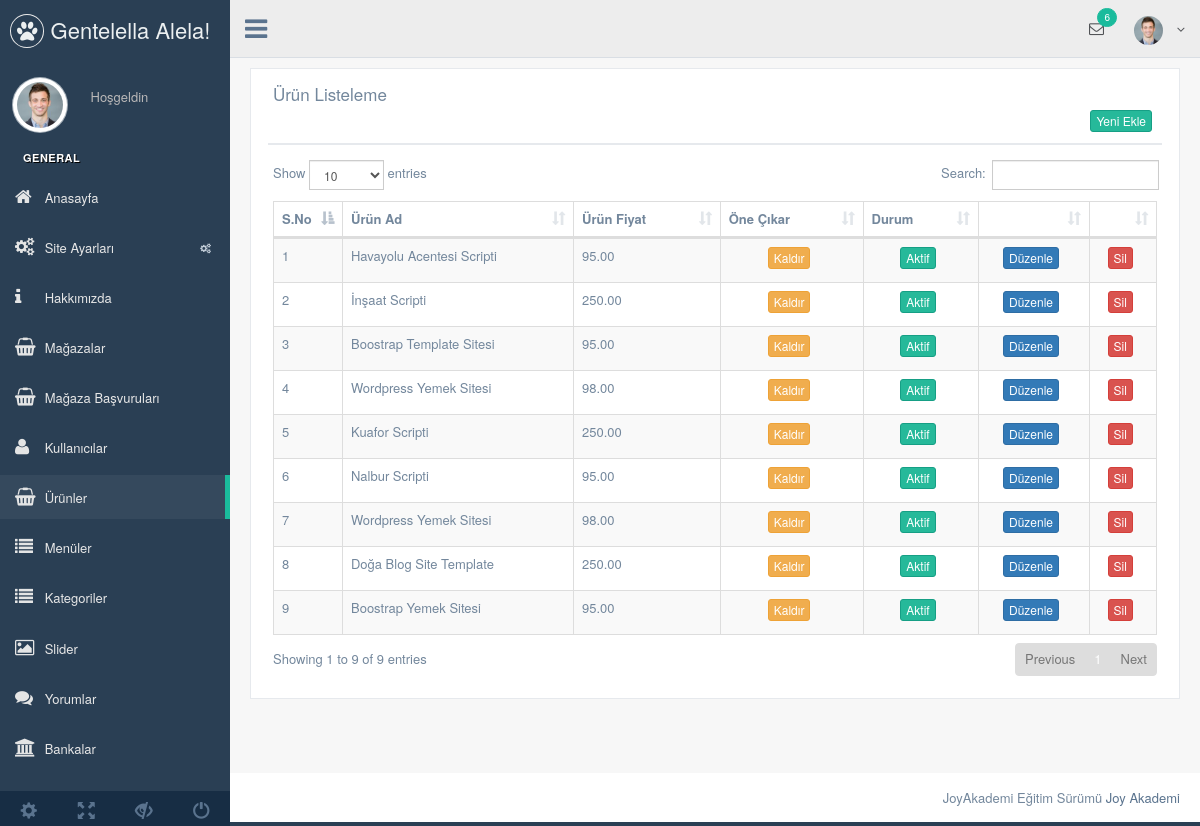
/nedmin/production/urun.php (signed in), run on the app's committed database.
### tables this page shows
CREATE TABLE `urun` (
  `urun_id` int(11) NOT NULL,
  `kullanici_id` int(11) NOT NULL,
  `kategori_id` int(11) NOT NULL,
  `urun_zaman` timestamp NOT NULL DEFAULT CURRENT_TIMESTAMP,
  `urunfoto_resimyol` varchar(250) NOT NULL,
  `urun_ad` varchar(250) NOT NULL,
  `urun_seourl` varchar(250) NOT NULL,
  `urun_detay` text NOT NULL,
  `urun_fiyat` float(9,2) NOT NULL,
  `urun_satis` int(4) NOT NULL DEFAULT '0',
  `urun_video` varchar(50) NOT NULL,
  `urun_keyword` varchar(250) NOT NULL,
  `urun_stok` int(11) NOT NULL,
  `urun_durum` enum('0','1') NOT NULL,
  `urun_onecikar` enum('0','1') NOT NULL DEFAULT '0'
);

### nedmin/production/urun.php (the view, shortened to what this page needs)
<?php
include 'header.php';
$urunsor=$db->prepare("SELECT * FROM urun order by urun_id DESC");
$urunsor->execute();
?>
<div class="right_col" role="main">
  <div class="">
    <div class="row">
      <div class="col-md-12 col-sm-12 col-xs-12">
        <div class="x_panel">
          <div class="x_title">
            <h2>Ürün Listeleme </h2>
            <div class="clearfix"></div>
            <div align="right">
              <a href="urun-ekle.php"><button class="btn btn-success btn-xs"> Yeni Ekle</button></a>
            </div>
          </div>
          <div class="x_content">
            <table id="datatable-responsive" class="table table-striped table-bordered dt-responsive nowrap" cellspacing="0" width="100%">
              <thead>
                <tr>
                  <th>S.No</th>
                  <th>Ürün Ad</th>
                  <th>Ürün Fiyat</th>
                  <th>Öne Çıkar</th>
                  <th>Durum</th>
                  <th></th>
                  <th></th>
                </tr>
              </thead>
              <tbody>
                <?php
                $say=0;
                while($uruncek=$urunsor->fetch(PDO::FETCH_ASSOC)) { $say++?>
                <tr>
                 <td width="20"><?php echo $say ?></td>
                 <td><?php echo $uruncek['urun_ad'] ?></td>
                 <td><?php echo $uruncek['urun_fiyat'] ?></td>
                 <td><center><?php
                 if ($uruncek['urun_onecikar']==0) {?>
                 <a href="../netting/islem.php?urun_id=<?php echo $uruncek['urun_id'] ?>&urun_one=1&urun_onecikar=ok"><button class="btn btn-success btn-xs">Ön Çıkar</button></a>
                 <?php } elseif ($uruncek['urun_onecikar']==1) {?>
                 <a href="../netting/islem.php?urun_id=<?php echo $uruncek['urun_id'] ?>&urun_one=0&urun_onecikar=ok"><button class="btn btn-warning btn-xs">Kaldır</button></a>
                   <?php } ?>
                   </center></td>
                 <td><center><?php
                  if ($uruncek['urun_durum']==1) {?>
                  <button class="btn btn-success btn-xs">Aktif</button>
                <?php } else {?>
                <button class="btn btn-danger btn-xs">Pasif</button>
                <?php } ?>
              </center>
            </td>
            <td><center><a href="urun-duzenle.php?urun_id=<?php echo $uruncek['urun_id']; ?>"><button class="btn btn-primary btn-xs">Düzenle</button></a></center></td>
            <td><center><a onclick="return confirm ('Bu Ürünü Silmek İstiyor musunuz ? Geri Getirilemez ! ') " href="../netting/islem.php?urun_id=<?php echo $uruncek['urun_id']; ?>&urunsil=ok"><button class="btn btn-danger btn-xs">Sil</button></a></center></td>
          </tr>
          <?php  }
          ?>
        </tbody>
      </table>
    </div>
  </div>
</div>
</div>
</div>
</div>
<?php include 'footer.php'; ?>

### data on the page
urun: urun_ad "Havayolu Acentesi Scripti", urun_fiyat "95.00", urun_durum "Aktif"
urun: urun_ad "İnşaat Scripti", urun_fiyat "250.00", urun_durum "Aktif"
urun: urun_ad "Boostrap Template Sitesi", urun_fiyat "95.00", urun_durum "Aktif"
urun: urun_ad "Wordpress Yemek Sitesi", urun_fiyat "98.00", urun_durum "Aktif"
urun: urun_ad "Kuafor Scripti", urun_fiyat "250.00", urun_durum "Aktif"
urun: urun_ad "Nalbur Scripti", urun_fiyat "95.00", urun_durum "Aktif"
urun: urun_ad "Wordpress Yemek Sitesi", urun_fiyat "98.00", urun_durum "Aktif"
urun: urun_ad "Doğa Blog Site Template", urun_fiyat "250.00", urun_durum "Aktif"
urun: urun_ad "Boostrap Yemek Sitesi", urun_fiyat "95.00", urun_durum "Aktif"
